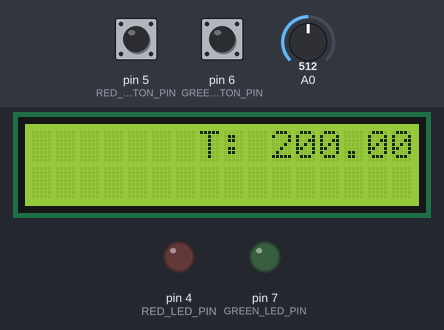
Simulated run of this sketch. Board: Arduino Uno, built with avr-gcc and run on an emulated ATmega328P. On the bench: 16×2 character LCD, output pins drawn as LEDs (lit = HIGH). The inputs (shaded band) are chosen by the test bench; at power-on: pin 6 (GREEN_BUTTON_PIN) HIGH, pin 5 (RED_BUTTON_PIN) HIGH, A0 = 512. What the sketch prints to the serial monitor is not drawn.

Above: at 1.2 s.
1.3 s: pin 6 (GREEN_BUTTON_PIN) pulled LOW for 0.15 s
At 2.6 s:
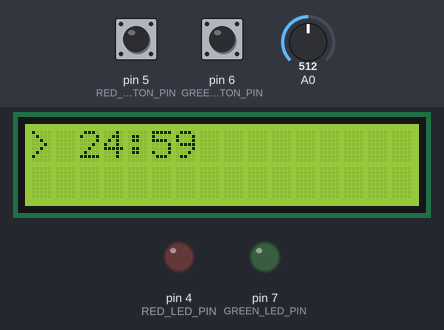
4.4 s: pin 5 (RED_BUTTON_PIN) pulled LOW for 0.15 s
At 4.8 s:
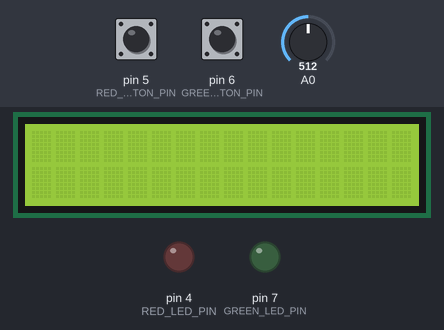
6.4 s: A0 set to 320
At 7.0 s:
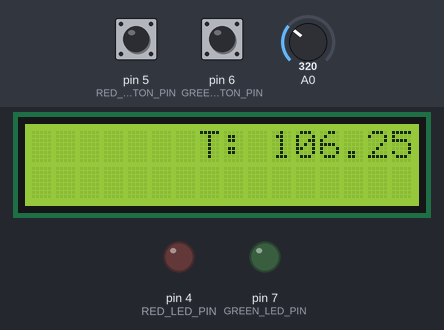
8.0 s: A0 set to 291
At 9.3 s:
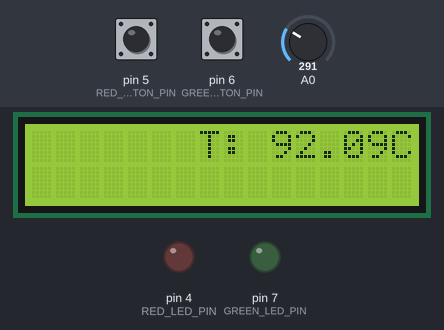
9.6 s: A0 set to 130
At 10.6 s:
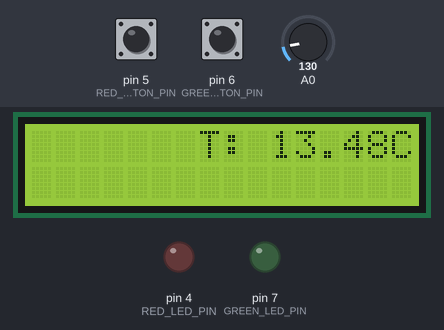
11.2 s: A0 set to 113
At 11.8 s:
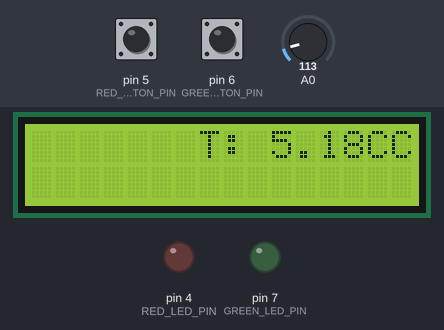
Timing chart, 0 to 13.8 s (numbered marks = the images above; inputs shaded):
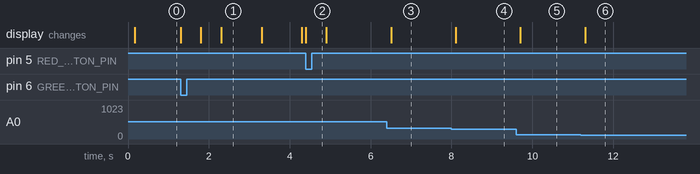

The sketch:

DevsBestFriend.ino
```cpp
/*
SparkFun Inventor’s Kit
Circuit 4A-HelloWorld

The LCD will display the words "Hello World" and show how many milliseconds have passed since
the RedBoard was last reset.

This sketch was written by SparkFun Electronics, with lots of help from the Arduino community.
This code is completely free for any use.

View circuit diagram and instructions at: https://learn.sparkfun.com/tutorials/sik-experiment-guide-for-arduino---v4
Download drawings and code at: -- GITHUB LINK --
*/

#include <LiquidCrystal.h>          //the liquid crystal libarry contains commands for printing to the display

#define TIMER_INTERVAL 25*60 // standard pomodoro interval time, in seconds
#define GREEN_LED_PIN 7
#define GREEN_BUTTON_PIN 6
#define RED_BUTTON_PIN 5
#define RED_LED_PIN 4

class PomodoroTimer {
public:
  PomodoroTimer() {
    _isInProgress = false;
    _timerRunning = false;
    _timeToRun = TIMER_INTERVAL;
  }

  void start() {
    _isInProgress = true;
    _timerRunning = true;
    _timerStartMs = millis();
  }

  void pause() {
    _timerRunning = false;
    _timeToRun = _timeToRun - (millis() - _timerStartMs)/1000;
  }

  void reset() {
    _isInProgress = false;
    _timerRunning = false;
    _timeToRun = TIMER_INTERVAL;
  }

  bool isInProgress() const {
    return _isInProgress;
  }

  bool isRunning() const {
    return _timerRunning;
  }

  long secondsRemaining() const {
    if (isRunning()) {
      return _timeToRun - (millis() - _timerStartMs)/1000;
    } else {
      return _timeToRun;
    }
  }

private:
  bool _timerRunning = false;
  bool _isInProgress = false;
  long _timeToRun = TIMER_INTERVAL;
  unsigned long _timerStartMs = 0;
};

// flashes LED if the process is on, does nothing otherwise
class ProcessIndicator {
public:
  ProcessIndicator(int pinId) {
    _isOn = false;
    _pinId = pinId;
  }

  void turnOn() {
    _isOn = true;
  }

  void turnOff() {
    _isOn = false;
  }

  void update() {
    if (_isOn) {
      digitalWrite(_pinId, ((millis()/200) % 2 == 0) ? HIGH : LOW);
    } else {
      digitalWrite(_pinId, LOW);
    }
  }

private:
  int _pinId;
  bool _isOn;
};

LiquidCrystal lcd(13, 12, 11, 10, 9, 8);   // tell the RedBoard what pins are connected to the display
float prevTemp = 0.0;
bool redLedFlashing = false;
PomodoroTimer timer;
ProcessIndicator redIndicator(RED_LED_PIN);

void setup() {
  pinMode(GREEN_LED_PIN, OUTPUT);
  pinMode(RED_LED_PIN, OUTPUT);
  pinMode(GREEN_BUTTON_PIN, INPUT_PULLUP);
  pinMode(RED_BUTTON_PIN, INPUT_PULLUP);
  lcd.begin(16, 2);                 //tell the lcd library that we are using a display that is 16 characters wide and 2 characters high
  lcd.clear();                      //clear the display
  Serial.begin(9600);
}

void loop() {
  lcd.setCursor(0, 0);

  // Check if we need to switch on the red led
  String command = readCommandFromSerial();
  if (command == "red_on") {
    redIndicator.turnOn();
  } else if (command == "red_off") {
    redIndicator.turnOff();
  }

  redIndicator.update();

  if (buttonIsPressed(RED_BUTTON_PIN)) {
    timer.reset();
    erase_timer_block();
    delay(500);
    return;
  }

  if (buttonIsPressed(GREEN_BUTTON_PIN)) {
    Serial.println("pressed green button");
    if (timer.isRunning()) {
      Serial.println("pausing timer");
      timer.pause();
    } else {
      Serial.println("starting timer");
      timer.start();
      lcd.clear();
    }
    delay(500);
    return;
  }

  if (timer.isInProgress()) {
    long timeRemaining = timer.secondsRemaining();
//    Serial.println("timer is in progress");
//    Serial.println(timeRemaining);
    if (timeRemaining >= 0) {
      print_timer_block(timeRemaining);         //print the number of seconds that have passed since the last reset
    } else if (timeRemaining > -10) { //flash led
      digitalWrite(GREEN_LED_PIN, ((millis()/200) % 2 == 0) ? HIGH : LOW);
    } else {
      timer.reset();
      digitalWrite(GREEN_LED_PIN, LOW);
    }
  } else {
    erase_timer_block();
    display_temperature();
  }
}

bool buttonIsPressed(int pin) {
  return digitalRead(pin) == LOW;
}

String readCommandFromSerial() {
  if (Serial.available() > 0) {
    return Serial.readStringUntil(' ');
  }
  return "";
}

void print_timer_block(int timeInSeconds) {
  char buf[3];
  lcd.print("> ");
  sprintf(buf, "%02d", timeInSeconds/60);
  lcd.print(buf);
  lcd.print(":");
  sprintf(buf, "%02d", timeInSeconds % 60);
  lcd.print(buf);
}

void erase_timer_block() {
  lcd.print("       ");
}

void display_temperature() {
  float voltage = analogRead(A0) * 0.004882814;   //convert the analog reading, which varies from 0 to 1023, back to a voltage value from 0-5 volts
  float degreesC = (voltage - 0.5) * 100.0;       //convert the voltage to a temperature in degrees Celsius
  if (fabs(degreesC - prevTemp) > 1.5) {
    prevTemp = degreesC;
    delay(100);
  }
  lcd.setCursor(7, 0);
  lcd.print("T: ");
  lcd.print(prevTemp);
  lcd.print("C");
}
```

Measured:
- the behaviour switches between 308 and 307 on A0 (found by bisection; images 3 and 4)
- the behaviour switches between 123 and 122 on A0 (found by bisection; images 5 and 6)
- after the input at 1.3 s, the display: first changes at once (image 1 shows a later state)
- after the input at 4.4 s, the display: changes at once (image 2)
- after the input at 6.4 s, the display: changes after 0.10 s (image 3)
- after the input at 8.0 s, the display: changes after 0.10 s (image 4)
- after the input at 9.6 s, the display: changes after 0.10 s (image 5)
- after the input at 11.2 s, the display: changes after 0.10 s (image 6)
